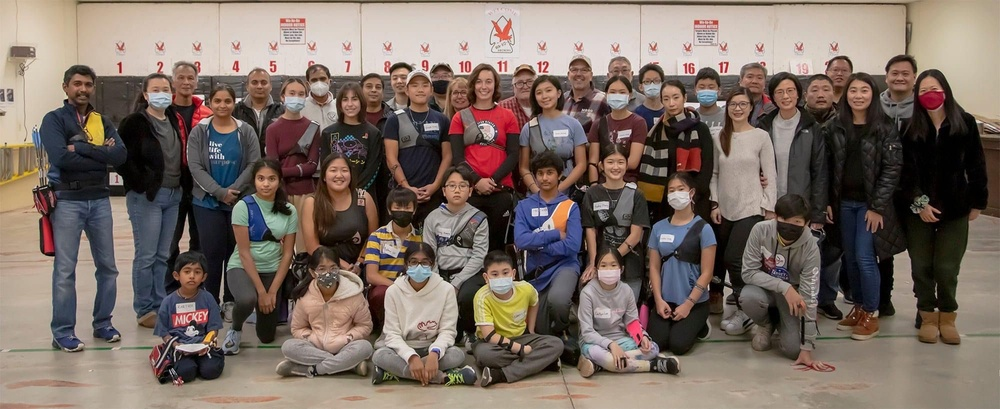
#> input picture images/test/waxobe_2021.jpeg, 1000 x 409 px, shrunk from 2000 x 818 before the run, found by its file name
$ jupyter execute --allow-errors image_processor_eval.ipynb   (older library calls are emulated)
#> lines starting #> are read from the running program, lines starting #| are printed output that depends on the picture; after the words box and inside, x2 and y2 are one past the last pixel; in counts of white or black regions, pixels touching at a corner belong together
# Program to evaluate image processing libraries

## Open CV Evaluation

[cell 1]
import cv2
import numpy as np
import urllib
import urllib.request as ur

[cell 2]
url="https://thumbor.forbes.com/thumbor/960x0/https%3A%2F%2Fspecials-images.forbesimg.com%2Fdam%2Fimageserve%2F1068867780%2F960x0.jpg%3Ffit%3Dscale"

[cell 3]
image_file="test_image.png"

[cell 4]
urllib.request.urlretrieve(url, image_file)
#> (this line was passed over: the network is not available in this run)

#> (a cell that did not finish here is left out)

[cell 6]
cascPath = "haarcascade_frontalface_default.xml"
faceCascade = cv2.CascadeClassifier(cascPath)
image = cv2.imread("waxobe_2021.jpeg")
#> image is the input picture: shape (409, 1000, 3); mean B, G, R 98.5, 107, 121.4
gray = cv2.cvtColor(image, cv2.COLOR_BGR2GRAY)
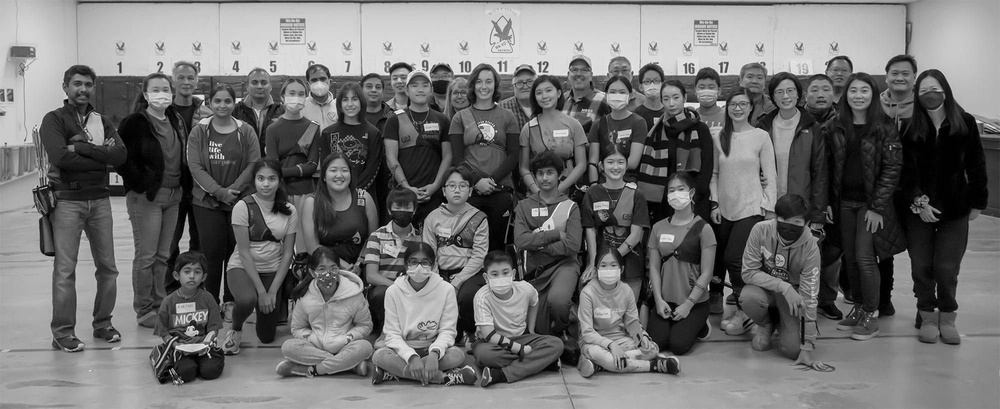
#> gray: shape (409, 1000); min 0, max 252, mean 110.4

[cell 7]
faces = faceCascade.detectMultiScale(
    gray,
    scaleFactor=1.1,
    minNeighbors=5,
    minSize=(30, 30),
    #flags = cv2.cv.CV_HAAR_SCALE_IMAGE
)
#> faces = [[884, 60, 35, 35], [64, 70, 36, 36], [842, 77, 35, 35], [529, 78, 33, 33], [768, 78, 34, 34], [598, 148, 34, 34], [322, 156, 34, 34], [249, 165, 35, 35], [440, 172, 34, 34], [592, 254, 34, 34]]

[cell 8]
print ("Found {0} faces!".format(len(faces)))
#| Found 10 faces!

# Draw a rectangle around the faces
for (x, y, w, h) in faces:
    cv2.rectangle(image, (x, y), (x+w, y+h), (0, 255, 0), 2)
#> this loop made 10 passes
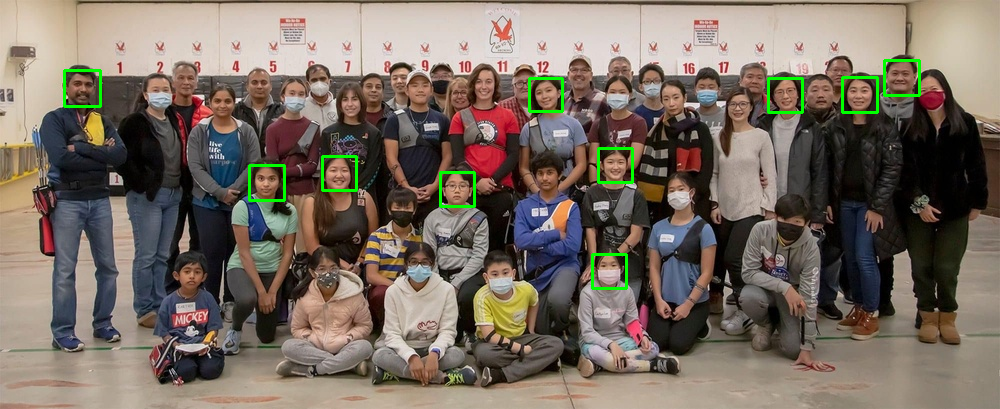
#> image: shape (409, 1000, 3); 1% of pixels changed, all inside (x1, y1, x2, y2) = (63, 59, 921, 290)

[cell 9]
cv2.imshow("Faces found", image)
cv2.waitKey(0)
#> Out = 27

#> (a cell that did not finish here is left out)

## Pillow Evaluation

[cell 11]
from PIL import Image
img = Image.open(image_file)
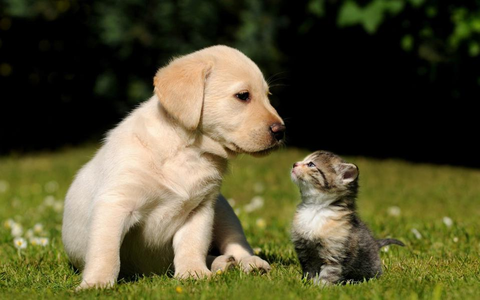
#> input picture images/test/test_image.png, 480 x 300 px, shrunk from 959 x 599 before the run, found by its file name
#> img is the input picture: PIL image 480x300 RGB; mean R, G, B 85.4, 81.8, 49.2
img.show()

## Simple CV

[cell 12]
from SimpleCV.ImageClass import Image
#> (the rest of this cell did not finish here and is left out)

## Mahotas

[cell 13]
import mahotas
import mahotas.demos
import numpy as np
from pylab import imshow, gray, show
from os import path
photo = mahotas.imread('waxobe_2021.jpeg', as_grey=True)
#> photo: shape (409, 1000) float32; min 0, max 251.8, mean 110.3
photo = photo.astype(np.uint8)
gray()
imshow(photo)
